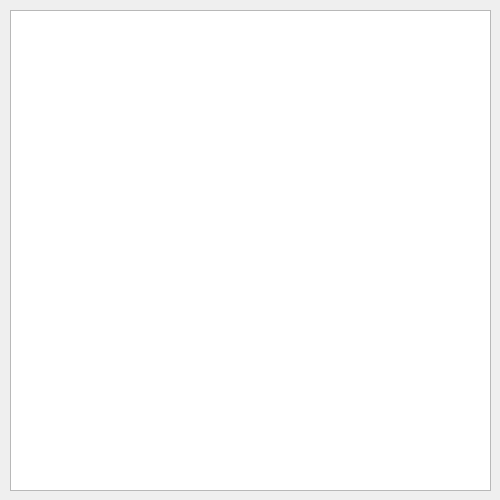
<?xml version="1.0" encoding="UTF-8"?>
<ui version="4.0">
 <class>parsetext</class>
 <widget class="QDialog" name="parsetext">
  <property name="geometry">
   <rect>
    <x>0</x>
    <y>0</y>
    <width>500</width>
    <height>500</height>
   </rect>
  </property>
  <property name="minimumSize">
   <size>
    <width>500</width>
    <height>500</height>
   </size>
  </property>
  <property name="maximumSize">
   <size>
    <width>500</width>
    <height>500</height>
   </size>
  </property>
  <property name="windowTitle">
   <string>Dialog</string>
  </property>
  <widget class="QPlainTextEdit" name="plainTextEdit">
   <property name="geometry">
    <rect>
     <x>10</x>
     <y>10</y>
     <width>481</width>
     <height>481</height>
    </rect>
   </property>
  </widget>
 </widget>
 <resources/>
 <connections/>
</ui>
